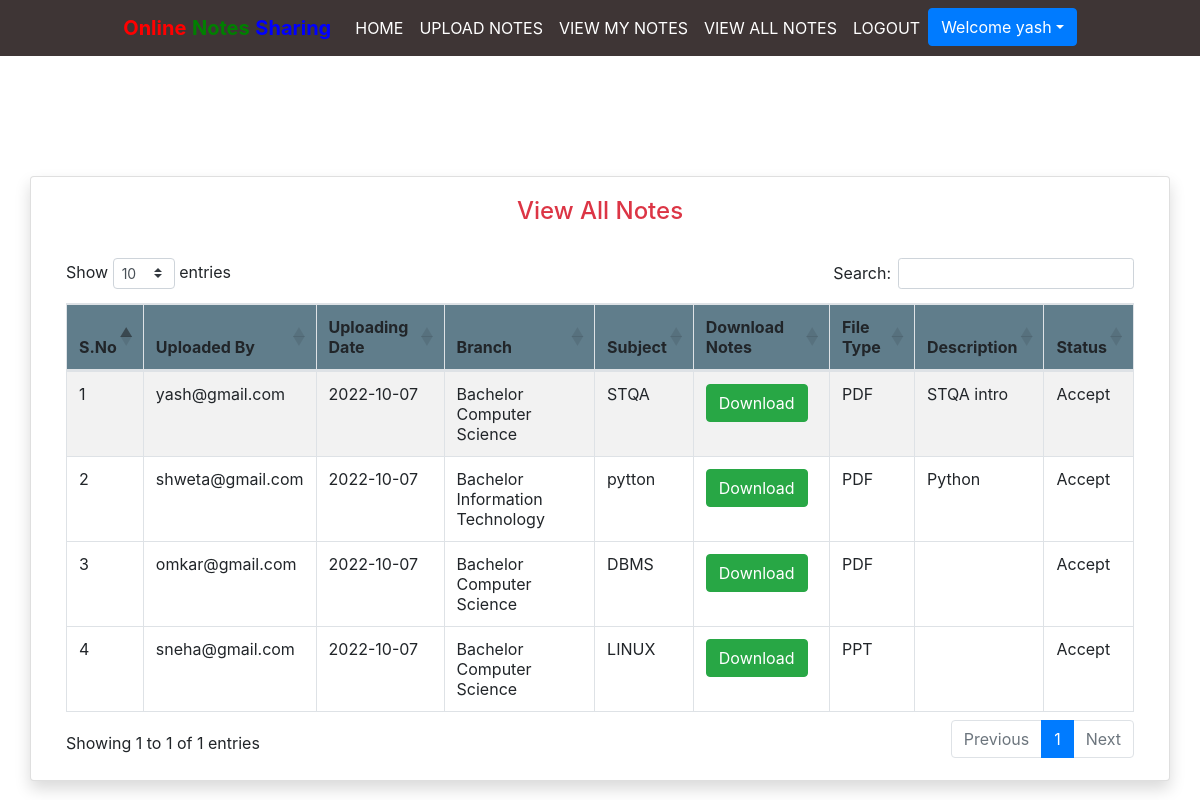
The page /viewallnotes (signed in) on the database its author committed.
### notes/models.py (models this page shows, shortened)
class Notes(models.Model):
    user = models.ForeignKey(User,on_delete=models.CASCADE)
    uploadingdate = models.CharField(max_length=30)
    branch = models.CharField(max_length=30)
    subject = models.CharField(max_length=30)
    notesfile = models.FileField(null=True)
    filetype = models.CharField(max_length=30)
    description = models.CharField(max_length=200, null=True)
    status = models.CharField(max_length=15)

### notes/views.py (the view)
# urls.py: path('viewallnotes', viewallnotes, name='viewallnotes'),
def viewallnotes(request):
    if not request.user.is_authenticated:
        return redirect('login')
    notes = Notes.objects.filter(status='Accept')
    d = {'notes':notes}
    return render(request, 'viewallnotes.html',d)

### notes/templates/viewallnotes.html (shortened to what this page needs)
{% extends 'usernavigation.html'%}
{% load static %}
{% block body %}
<div class="container card shadow mt-5">
	<div class="card-body">
           <h4 class="text-center text-danger">View All Notes</h4>
			<br>
			<table id="example" class="table table-striped table-bordered" style="width:100%">
				<thead style="background-color : #607d8b;">
					<tr>
						<th>S.No</th>
						<th>Uploaded By</th>
						<th>Uploading Date</th>
						<th>Branch</th>
						<th>Subject</th>
						<th>Download Notes</th>
						<th>File Type</th>
						<th>Description</th>
						<th>Status</th>
					</tr>
					</thead>
				{% for i in notes %}
				<tbody>
				<tr>
                    <td>{{forloop.counter}}</td>
					<td>{{i.user.username}}</td>
					<td>{{i.uploadingdate}}</td>
					<td>{{i.branch}}</td>
					<td>{{i.subject}}</td>
					<td><a href="{{i.notesfile.url}}" class="btn btn-success" download>Download</a></td>
					<td>{{i.filetype}}</td>
					<td>{{i.description}}</td>
					<td>{{i.status}}</td>
                </tr>
				{% endfor %}
				</tbody>
			</table>
    </div>
</div>
{% endblock %}

### notes/templates/usernavigation.html (shortened to what this page needs)
<html lang="en">
<head>
  {% load static %}
  <link rel="stylesheet" href="https://maxcdn.bootstrapcdn.com/bootstrap/4.3.1/css/bootstrap.min.css">
  <link rel="stylesheet" href="https://use.fontawesome.com/releases/v5.6.3/css/all.css">
    <link rel="stylesheet" href="{% static 'css/mystyle.css' %}">
    <link rel="stylesheet" href="https://cdnjs.cloudflare.com/ajax/libs/twitter-bootstrap/4.5.2/css/bootstrap.css">
<link rel="stylesheet" href="https://cdn.datatables.net/1.11.3/css/dataTables.bootstrap4.min.css">
</head>
<body>
 <nav class="navbar navbar-expand-sm justify-content-center" style = "background-color : #3E3535">
     <a class="navbar-brand" href=""><span style="color:red"><b>Online</b></span><span style="color:green">
         <b>Notes</b> </span><span style="color:blue"><b>Sharing</b></span></a>
  <ul class="navbar-nav">
      <li class="navbar-item">
          <a class="nav-link" href="{% url 'profile' %}" style="color:White">HOME</a>
      </li>
      <li class="navbar-item">
          <a class="nav-link" href="{% url 'upload_notes' %}" style="color:White"> UPLOAD NOTES</a>
      </li>
			<li class="navbar-item">
                <a class="nav-link" href="{% url 'view_mynotes' %}" style="color:White"> VIEW MY NOTES</a>
            </li>
			<li class="navbar-item">
                <a class="nav-link" href="{% url 'viewallnotes' %}" style="color:White"> VIEW ALL NOTES</a>
            </li>
			<li class="navbar-item">
                <a class="nav-link" href="{% url 'logout' %}" style="color:White"> LOGOUT</a>
            </li>
			<div class="dropdown">
				<button class="btn btn-primary dropdown-toggle" type="button"
					id="dropdownMenuButton" data-toggle="dropdown" aria-haspopup="true"
					aria-expanded="false">Welcome {{request.user.first_name}}</button>
			</div>
  </ul>
 </nav>
</body>
</html>
{% block body %}
{% endblock %}

### notes/static/css/mystyle.css (style rules this page uses)
.nav-link { color : black }

### rows shown on the page
Notes: user.username "yash@gmail.com", uploadingdate "2022-10-07", branch "Bachelor Computer Science", subject "STQA", filetype "PDF", description "STQA intro", status "Accept"
Notes: user.username "shweta@gmail.com", uploadingdate "2022-10-07", branch "Bachelor Information Technology", subject "pytton", filetype "PDF", description "Python", status "Accept"
Notes: user.username "omkar@gmail.com", uploadingdate "2022-10-07", branch "Bachelor Computer Science", subject "DBMS", filetype "PDF", status "Accept"
Notes: user.username "sneha@gmail.com", uploadingdate "2022-10-07", branch "Bachelor Computer Science", subject "LINUX", filetype "PPT", status "Accept"

### other values the page prints
{{ request.user.first_name }} "yash"
